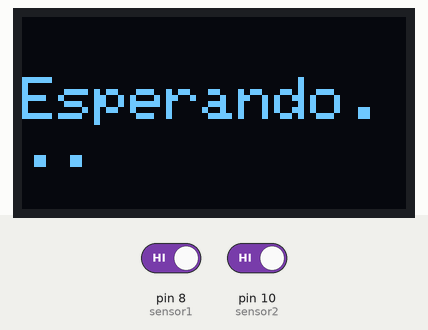
Simulated run of this sketch. Board: Arduino Uno, built with avr-gcc and run on an emulated ATmega328P. On the bench: 128×64 one-colour display. Inputs (shaded band) come from the test bench; at power-on: pin 8 (sensor1) HIGH, pin 10 (sensor2) HIGH. What the sketch prints to the serial monitor is not drawn.

Above: at 3.2 s.
3.3 s: pin 8 (sensor1) driven LOW
At 4.5 s:
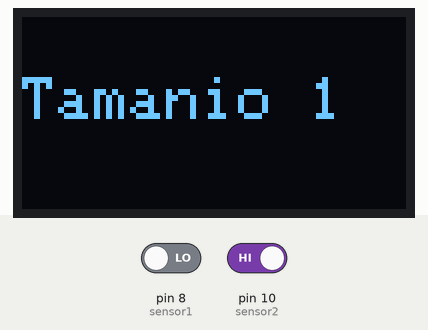
4.8 s: pin 10 (sensor2) driven LOW
At 6.5 s:
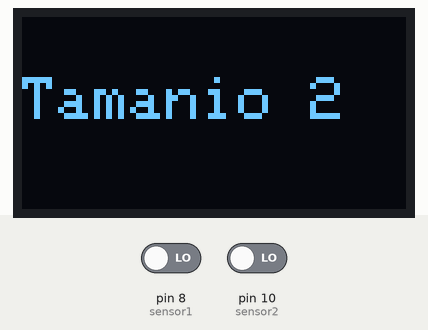
Timing chart, 0 to 8.0 s (numbered marks = the images above; inputs shaded):
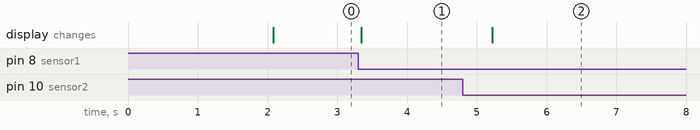

Measured:
- after the input at 3.3 s, the display: changes at once (image 1)
- after the input at 4.8 s, the display: changes after 0.42 s (image 2)

The sketch:

PruebaModulosOLEDySensorInfrarrojo.ino
```cpp
//Prueba modulos OLED y sensor infrarrojo
//**
//**
#include <Wire.h>             // Comunicación I2C (usada para conectar la OLED)
#include <Adafruit_GFX.h>     // Librería gráfica base
#include <Adafruit_SSD1306.h> // Librería para pantallas OLED SSD1306

// Configuración de la pantalla OLED
#define SCREEN_WIDTH 128
#define SCREEN_HEIGHT 64
#define OLED_RESET -1
Adafruit_SSD1306 display(SCREEN_WIDTH, SCREEN_HEIGHT, &Wire, OLED_RESET);

int sensor1 = 8;   // Sensor infrarrojo bajo (Tamaño de recipiente 1)
int sensor2 = 10;  // Sensor infrarrojo alto (Tamaño de recipiente 2)

void setup() {
  Serial.begin(9600);
  pinMode(sensor1, INPUT);
  pinMode(sensor2, INPUT);

  // Inicializar la pantalla OLED
  if (!display.begin(SSD1306_SWITCHCAPVCC, 0x3C)) {
    Serial.println(F("Error al inicializar la pantalla OLED"));
  }

  // Mensaje inicial
  display.clearDisplay();
  display.setTextSize(1);
  display.setTextColor(SSD1306_WHITE);
  display.setCursor(0, 0);
  display.println(F("Iniciando..."));
  display.display();
  delay(2000);  // Esperar 2 segundos
}

void loop() {
  int estado1 = digitalRead(sensor1); // Lee estado del sensor 1
  int estado2 = digitalRead(sensor2); // Lee estado del sensor 2

  // Invertimos la lógica: LOW = detecta el recipiente
  bool detecta1 = (estado1 == LOW);
  bool detecta2 = (estado2 == LOW);

  String mensaje;

  // Condiciones
  if (!detecta1 && !detecta2) {
    mensaje = "Esperando...";
  }
  else if (!detecta1 && detecta2) {
    mensaje = "Tamanio 2";
  }
  else if (detecta1 && !detecta2) {
    mensaje = "Tamanio 1";
  }
  else if (detecta1 && detecta2) {
    mensaje = "Tamanio 2"; // prioridad al sensor 2
  }

  // Mostrar en Monitor Serie
  Serial.println(mensaje);

  // Mostrar en pantalla OLED
  display.clearDisplay();
  display.setTextSize(2);
  display.setCursor(0, 20);
  display.println(mensaje);
  display.display();

  delay(600); // Pequeño retardo
}
```
